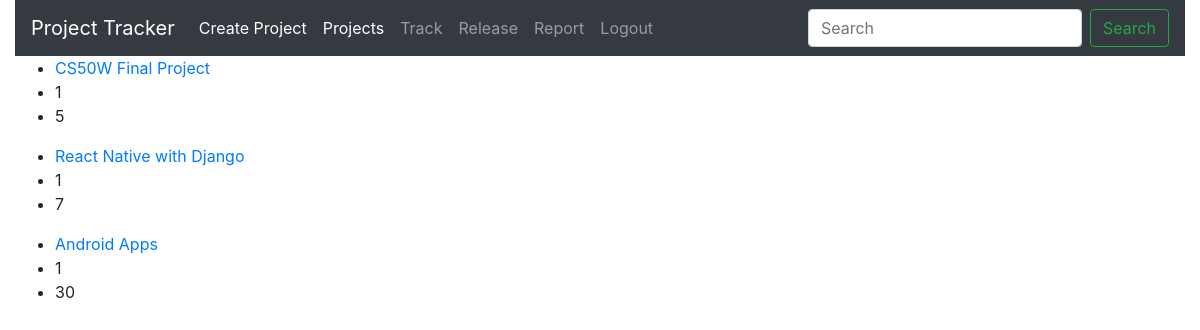
/projects (signed in), run on the app's committed database.
### Pmanage/models.py (models this page shows)
class Project(models.Model):
    Project_name=models.CharField(max_length=64)
    team=models.IntegerField()
    complete_percentage=models.IntegerField()
    createdate=datetime.datetime.now()
    max_day=models.IntegerField()
    status=models.CharField(max_length=64)

### Pmanage/views.py (the view)
# urls.py: path('projects',views.projects,name='All_Project'),
@login_required
def projects(request):
    project = Project.objects.all()
    return render(request, "Pmanage/index.html", {
        "projects": project
    })

### Pmanage/templates/Pmanage/index.html
{% extends 'Pmanage/layout.html' %}
{% block body %}
{% for p in projects %}
<ul>
    <li><a href="{% url 'PID' p.id %}">{{p.Project_name}}</a></li>
    <li>{{p.team}}</li>
    <li>{{p.max_day}}</li>
</ul>
{% endfor %}
{% endblock %}

### data on the page
Project: Project_name "CS50W Final Project", team "1", max_day "5"
Project: Project_name "React Native with Django", team "1", max_day "7"
Project: Project_name "Android Apps", team "1", max_day "30"
